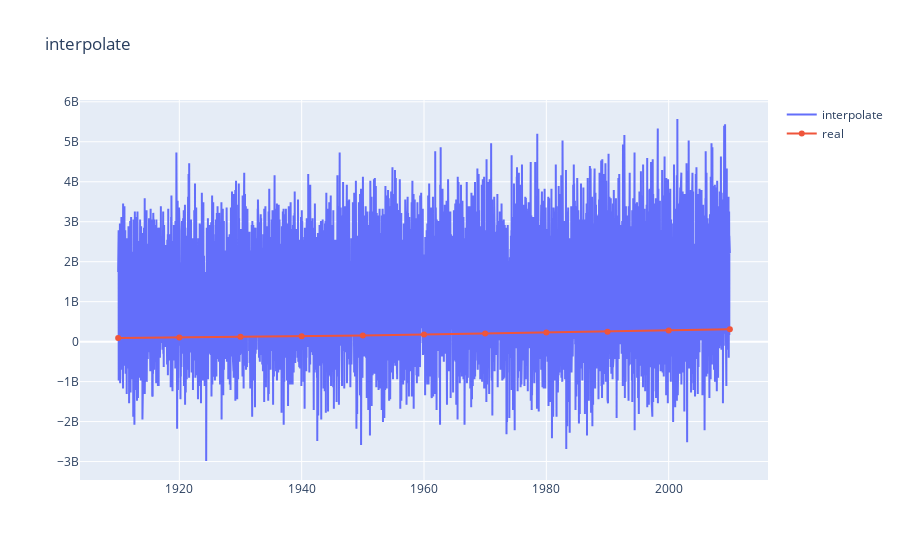

Notebook code for this chart:
### Markdown cell above
## Interpolate

### Code cell
def gen_diff_div(x, y):
    x = np.asanyarray(x, dtype=float)
    y = np.asanyarray(y, dtype=float)
    if not isinstance(x, np.ndarray) or not isinstance(y, np.ndarray):
        raise TypeError("x or y can't be converted to np array")
    n = len(x)
    assert n == len(y)
    diffs = np.zeros((n, n))
    diffs[0, :] = y
    for col in range(1, n):
        up_b = n-col
        diffs[col, :up_b] = (diffs[col-1, 1:up_b+1] - diffs[col-1, :up_b]) / (x[col:] - x[:up_b])
    return diffs

def interpolate_newthon(x, y):
    """ 
        fits points with polynomial using Newthon's interpolation 
        returns numpy.polynomial.Polynomial 
    """
    x = np.asanyarray(x, dtype=float)
    y = np.asanyarray(y, dtype=float)
    if not isinstance(x, np.ndarray) or not isinstance(y, np.ndarray):
        raise TypeError("x or y can't be converted to np array")
    n = len(x)
    assert n == len(y)
    diffs = gen_diff_div(x, y)
    ans = Polynomial([y[0]])
    xs = Polynomial([1])
    for diff, xk in zip(diffs[1:, 0], x[:-1]):
        xs *= Polynomial([-xk, 1]) # multiply by (x-xk)
        ans += xs * diff
    return ans

ans = interpolate_newthon(x, y)
display(ans)
print(f'at x={check_x}, pred_y = {ans(check_x)}, real = {check_y}, '
      f'pred_y/real = {ans(check_x)/check_y}')

xval = np.linspace(x[0], check_x, 10000)
yval = ans(xval)
go.Figure().add_traces(go.Scatter(x=xval, y=yval, name='interpolate')).add_traces(
    go.Scatter(x=list(x)+[check_x], y=list(y)+[check_y], 
               fillcolor='orange', name='real')).update_layout(title='interpolate')

### Figure 1 — Plotly figure (JSON) as saved in the notebook; plotly's stock layout.template omitted (floating-point values rounded to 4 significant figures; data arrays with more than 128 entries replaced by an {"elided": "..."} marker saying what was removed)
{"data": [{"name": "interpolate", "type": "scatter", "x": {"elided": "10000 float values"}, "y": {"elided": "10000 int values"}}, {"fillcolor": "orange", "name": "real", "type": "scatter", "x": [1910, 1920, 1930, 1940, 1950, 1960, 1970, 1980, 1990, 2000, 2010], "y": [92228496, 106021537, 123202624, 132164569, 151325798, 179323175, 203211926, 226545805, 248709873, 281421906, 308745538]}], "layout": {"title": {"text": "interpolate"}}}
